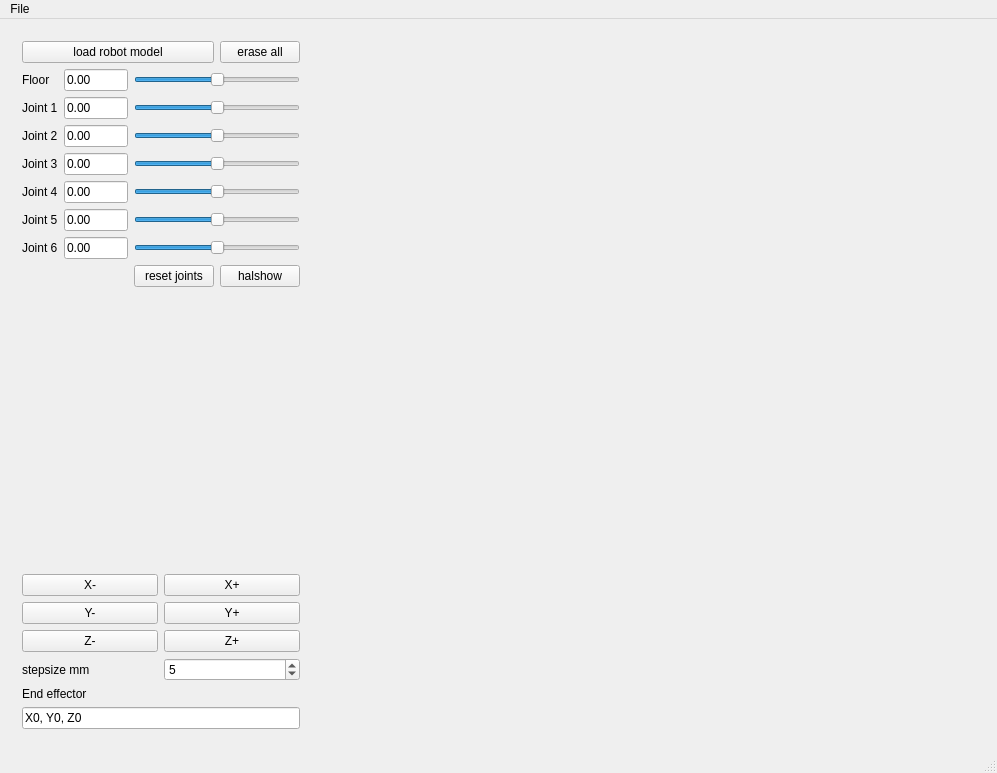
<?xml version="1.0" encoding="UTF-8"?>
<ui version="4.0">
 <class>CMainWindow</class>
 <widget class="QMainWindow" name="CMainWindow">
  <property name="geometry">
   <rect>
    <x>0</x>
    <y>0</y>
    <width>997</width>
    <height>773</height>
   </rect>
  </property>
  <property name="acceptDrops">
   <bool>false</bool>
  </property>
  <property name="windowTitle">
   <string>Skynet Robot Controller</string>
  </property>
  <widget class="QWidget" name="centralWidget">
   <layout class="QGridLayout" name="gridLayout_2">
    <item row="2" column="1" colspan="2">
     <layout class="QGridLayout" name="gridLayout"/>
    </item>
    <item row="2" column="0">
     <widget class="QStackedWidget" name="stackedWidget">
      <property name="maximumSize">
       <size>
        <width>300</width>
        <height>16777215</height>
       </size>
      </property>
      <widget class="QWidget" name="page">
       <layout class="QGridLayout" name="gridLayout_6">
        <item row="1" column="0">
         <spacer name="verticalSpacer">
          <property name="orientation">
           <enum>Qt::Vertical</enum>
          </property>
          <property name="sizeHint" stdset="0">
           <size>
            <width>20</width>
            <height>40</height>
           </size>
          </property>
         </spacer>
        </item>
        <item row="3" column="0">
         <layout class="QGridLayout" name="gridLayout_4">
          <item row="0" column="0">
           <widget class="QLabel" name="label">
            <property name="text">
             <string>stepsize mm</string>
            </property>
           </widget>
          </item>
          <item row="0" column="1">
           <widget class="QSpinBox" name="spinBox_stepsize">
            <property name="sizePolicy">
             <sizepolicy hsizetype="Minimum" vsizetype="Fixed">
              <horstretch>0</horstretch>
              <verstretch>0</verstretch>
             </sizepolicy>
            </property>
            <property name="maximumSize">
             <size>
              <width>16777215</width>
              <height>16777215</height>
             </size>
            </property>
            <property name="minimum">
             <number>0</number>
            </property>
            <property name="maximum">
             <number>1000</number>
            </property>
            <property name="value">
             <number>5</number>
            </property>
           </widget>
          </item>
          <item row="1" column="0">
           <widget class="QLabel" name="label_2">
            <property name="text">
             <string>End effector</string>
            </property>
           </widget>
          </item>
          <item row="2" column="0" colspan="2">
           <widget class="QLineEdit" name="lineEdit_endeffector_pos">
            <property name="text">
             <string>X0, Y0, Z0</string>
            </property>
           </widget>
          </item>
         </layout>
        </item>
        <item row="2" column="0">
         <layout class="QGridLayout" name="gridLayout_5">
          <item row="0" column="0">
           <widget class="QPushButton" name="pushButton_xmin">
            <property name="text">
             <string>X-</string>
            </property>
           </widget>
          </item>
          <item row="0" column="1">
           <widget class="QPushButton" name="pushButton_xplus">
            <property name="text">
             <string>X+</string>
            </property>
           </widget>
          </item>
          <item row="1" column="0">
           <widget class="QPushButton" name="pushButton_ymin">
            <property name="text">
             <string>Y-</string>
            </property>
           </widget>
          </item>
          <item row="1" column="1">
           <widget class="QPushButton" name="pushButton_yplus">
            <property name="text">
             <string>Y+</string>
            </property>
           </widget>
          </item>
          <item row="2" column="0">
           <widget class="QPushButton" name="pushButton_zmin">
            <property name="text">
             <string>Z-</string>
            </property>
           </widget>
          </item>
          <item row="2" column="1">
           <widget class="QPushButton" name="pushButton_zplus">
            <property name="text">
             <string>Z+</string>
            </property>
           </widget>
          </item>
         </layout>
        </item>
        <item row="0" column="0">
         <layout class="QGridLayout" name="gridLayout_3">
          <item row="8" column="3">
           <widget class="QPushButton" name="pushButton_halshow">
            <property name="text">
             <string>halshow</string>
            </property>
           </widget>
          </item>
          <item row="5" column="2" colspan="2">
           <widget class="QSlider" name="horizontalSlider_J4">
            <property name="minimum">
             <number>-360</number>
            </property>
            <property name="maximum">
             <number>360</number>
            </property>
            <property name="pageStep">
             <number>1</number>
            </property>
            <property name="orientation">
             <enum>Qt::Horizontal</enum>
            </property>
           </widget>
          </item>
          <item row="6" column="0">
           <widget class="QLabel" name="label_6">
            <property name="text">
             <string>Joint 5</string>
            </property>
           </widget>
          </item>
          <item row="7" column="0">
           <widget class="QLabel" name="label_7">
            <property name="text">
             <string>Joint 6</string>
            </property>
           </widget>
          </item>
          <item row="2" column="0">
           <widget class="QLabel" name="label_8">
            <property name="text">
             <string>Joint 1</string>
            </property>
           </widget>
          </item>
          <item row="6" column="2" colspan="2">
           <widget class="QSlider" name="horizontalSlider_J5">
            <property name="minimum">
             <number>-360</number>
            </property>
            <property name="maximum">
             <number>360</number>
            </property>
            <property name="pageStep">
             <number>1</number>
            </property>
            <property name="orientation">
             <enum>Qt::Horizontal</enum>
            </property>
           </widget>
          </item>
          <item row="1" column="2" colspan="2">
           <widget class="QSlider" name="horizontalSlider_base">
            <property name="minimum">
             <number>-180</number>
            </property>
            <property name="maximum">
             <number>180</number>
            </property>
            <property name="orientation">
             <enum>Qt::Horizontal</enum>
            </property>
           </widget>
          </item>
          <item row="8" column="2">
           <widget class="QPushButton" name="pushButton_reset_joints">
            <property name="text">
             <string>reset joints</string>
            </property>
           </widget>
          </item>
          <item row="0" column="3">
           <widget class="QPushButton" name="pushButton_erase_all">
            <property name="enabled">
             <bool>true</bool>
            </property>
            <property name="text">
             <string>erase all</string>
            </property>
           </widget>
          </item>
          <item row="3" column="2" colspan="2">
           <widget class="QSlider" name="horizontalSlider_J2">
            <property name="minimum">
             <number>-360</number>
            </property>
            <property name="maximum">
             <number>360</number>
            </property>
            <property name="pageStep">
             <number>1</number>
            </property>
            <property name="orientation">
             <enum>Qt::Horizontal</enum>
            </property>
           </widget>
          </item>
          <item row="1" column="0">
           <widget class="QLabel" name="label_9">
            <property name="text">
             <string>Floor</string>
            </property>
           </widget>
          </item>
          <item row="5" column="0">
           <widget class="QLabel" name="label_5">
            <property name="text">
             <string>Joint 4</string>
            </property>
           </widget>
          </item>
          <item row="4" column="0">
           <widget class="QLabel" name="label_4">
            <property name="text">
             <string>Joint 3</string>
            </property>
           </widget>
          </item>
          <item row="4" column="2" colspan="2">
           <widget class="QSlider" name="horizontalSlider_J3">
            <property name="minimum">
             <number>-360</number>
            </property>
            <property name="maximum">
             <number>360</number>
            </property>
            <property name="pageStep">
             <number>1</number>
            </property>
            <property name="value">
             <number>0</number>
            </property>
            <property name="sliderPosition">
             <number>0</number>
            </property>
            <property name="orientation">
             <enum>Qt::Horizontal</enum>
            </property>
           </widget>
          </item>
          <item row="7" column="2" colspan="2">
           <widget class="QSlider" name="horizontalSlider_J6">
            <property name="minimum">
             <number>-360</number>
            </property>
            <property name="maximum">
             <number>360</number>
            </property>
            <property name="pageStep">
             <number>1</number>
            </property>
            <property name="orientation">
             <enum>Qt::Horizontal</enum>
            </property>
           </widget>
          </item>
          <item row="2" column="2" colspan="2">
           <widget class="QSlider" name="horizontalSlider_J1">
            <property name="mouseTracking">
             <bool>true</bool>
            </property>
            <property name="minimum">
             <number>-360</number>
            </property>
            <property name="maximum">
             <number>360</number>
            </property>
            <property name="singleStep">
             <number>1</number>
            </property>
            <property name="pageStep">
             <number>1</number>
            </property>
            <property name="orientation">
             <enum>Qt::Horizontal</enum>
            </property>
           </widget>
          </item>
          <item row="0" column="0" colspan="3">
           <widget class="QPushButton" name="pushButton_open_stepfile">
            <property name="text">
             <string>load robot model</string>
            </property>
           </widget>
          </item>
          <item row="3" column="0">
           <widget class="QLabel" name="label_3">
            <property name="text">
             <string>Joint 2</string>
            </property>
           </widget>
          </item>
          <item row="2" column="1">
           <widget class="QLineEdit" name="lineEdit_J1">
            <property name="sizePolicy">
             <sizepolicy hsizetype="Preferred" vsizetype="Fixed">
              <horstretch>0</horstretch>
              <verstretch>0</verstretch>
             </sizepolicy>
            </property>
            <property name="text">
             <string>0.00</string>
            </property>
           </widget>
          </item>
          <item row="1" column="1">
           <widget class="QLineEdit" name="lineEdit_Floor">
            <property name="sizePolicy">
             <sizepolicy hsizetype="Preferred" vsizetype="Fixed">
              <horstretch>0</horstretch>
              <verstretch>0</verstretch>
             </sizepolicy>
            </property>
            <property name="text">
             <string>0.00</string>
            </property>
           </widget>
          </item>
          <item row="3" column="1">
           <widget class="QLineEdit" name="lineEdit_J2">
            <property name="sizePolicy">
             <sizepolicy hsizetype="Preferred" vsizetype="Fixed">
              <horstretch>0</horstretch>
              <verstretch>0</verstretch>
             </sizepolicy>
            </property>
            <property name="text">
             <string>0.00</string>
            </property>
           </widget>
          </item>
          <item row="4" column="1">
           <widget class="QLineEdit" name="lineEdit_J3">
            <property name="sizePolicy">
             <sizepolicy hsizetype="Preferred" vsizetype="Fixed">
              <horstretch>0</horstretch>
              <verstretch>0</verstretch>
             </sizepolicy>
            </property>
            <property name="text">
             <string>0.00</string>
            </property>
           </widget>
          </item>
          <item row="5" column="1">
           <widget class="QLineEdit" name="lineEdit_J4">
            <property name="sizePolicy">
             <sizepolicy hsizetype="Preferred" vsizetype="Fixed">
              <horstretch>0</horstretch>
              <verstretch>0</verstretch>
             </sizepolicy>
            </property>
            <property name="text">
             <string>0.00</string>
            </property>
           </widget>
          </item>
          <item row="6" column="1">
           <widget class="QLineEdit" name="lineEdit_J5">
            <property name="sizePolicy">
             <sizepolicy hsizetype="Preferred" vsizetype="Fixed">
              <horstretch>0</horstretch>
              <verstretch>0</verstretch>
             </sizepolicy>
            </property>
            <property name="text">
             <string>0.00</string>
            </property>
           </widget>
          </item>
          <item row="7" column="1">
           <widget class="QLineEdit" name="lineEdit_J6">
            <property name="sizePolicy">
             <sizepolicy hsizetype="Preferred" vsizetype="Fixed">
              <horstretch>0</horstretch>
              <verstretch>0</verstretch>
             </sizepolicy>
            </property>
            <property name="text">
             <string>0.00</string>
            </property>
           </widget>
          </item>
         </layout>
        </item>
       </layout>
      </widget>
      <widget class="QWidget" name="page_2"/>
     </widget>
    </item>
   </layout>
  </widget>
  <widget class="QMenuBar" name="menuBar">
   <property name="geometry">
    <rect>
     <x>0</x>
     <y>0</y>
     <width>997</width>
     <height>22</height>
    </rect>
   </property>
   <widget class="QMenu" name="menuFile">
    <property name="title">
     <string>File</string>
    </property>
   </widget>
   <addaction name="menuFile"/>
  </widget>
  <widget class="QStatusBar" name="statusBar"/>
 </widget>
 <layoutdefault spacing="6" margin="11"/>
 <resources/>
 <connections/>
</ui>
